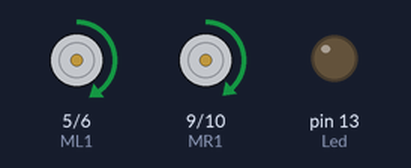
Recording of a sketch running on a simulated Arduino Uno, built with avr-gcc and run on an emulated ATmega328P. Shown: motor-driver pin pairs drawn as motors (green arrow = first pin HIGH = forward, orange = second pin HIGH = backward, longer = more drive), output pins drawn as LEDs (lit = HIGH).

Above: at 0.1 s.
At 5.4 s:
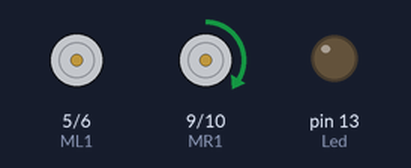
At 18.2 s:
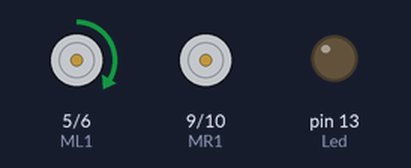
At 39.0 s:
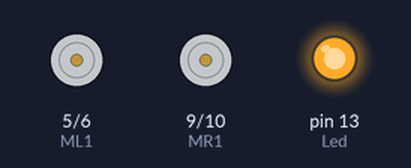
Timing chart, 0 to 40.0 s (numbered marks = the images above):
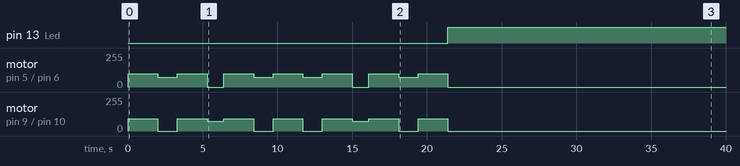

Measured:
- by itself, pin 13 (Led): LOW → HIGH at 21.4 s
- by itself, motor on pin 9 (MR1) / pin 10 (MR2): repeats every 9.7 s: stopped 1.3 s, forward 93/255 2.0 s, forward 75/255 1.1 s, forward 93/255 2.0 s, stopped 1.3 s, forward 93/255 2.0 s, until it stays stopped from 21.4 s
- by itself, motor on pin 5 (ML1) / pin 6 (ML2): repeats every 9.7 s: forward 75/255 1.3 s, forward 100/255 2.0 s, stopped 1.1 s, forward 100/255 2.0 s, forward 75/255 1.3 s, forward 100/255 2.0 s, until it stays stopped from 21.4 s

The sketch:

sketch_Doodle.ino
```cpp
const int ML1 = 5;
const int ML2 = 6;
const int MR1 = 9 ;
const int MR2 = 10 ;

const int Led = 13;

// Range (for v) : 0 to 255
int v = 75;
int vl = 100;
int vr = 93;

int ttl = 1100;
int ttr = 1300;
int st = 2000;

int i = 0;
char path[] = {'S', 'R', 'L', 'R', 'R', 'L', 'R', 'F'};

void setup() {
  // put your setup code here, to run once:
  pinMode(ML1, OUTPUT);
  pinMode(ML2, OUTPUT);
  pinMode(MR1, OUTPUT);
  pinMode(MR2, OUTPUT);
  pinMode(Led, OUTPUT);
}

void loop() {
  // put your main code here, to run repeatedly:
  if (i < sizeof(path)) {
    if (path[i] == 'S') {
      analogWrite(ML1, vl);
      analogWrite(ML2, 0);
      analogWrite(MR1, vr);
      analogWrite(MR2, 0);
      delay(st);
    }
    else if (path[i] == 'R') {
      analogWrite(ML1, v);
      analogWrite(ML2, 0);
      analogWrite(MR1, 0);
      analogWrite(MR2, 0);
      delay(ttr);
      analogWrite(ML1, vl);
      analogWrite(ML2, 0);
      analogWrite(MR1, vr);
      analogWrite(MR2, 0);
      delay(st);
    } else if (path[i] == 'L') {
      analogWrite(ML1, 0);
      analogWrite(ML2, 0);
      analogWrite(MR1, v);
      analogWrite(MR2, 0);
      delay(ttl);
      analogWrite(ML1, vl);
      analogWrite(ML2, 0);
      analogWrite(MR1, vr);
      analogWrite(MR2, 0);
      delay(st);
    } else {
      analogWrite(ML1, 0);
      analogWrite(ML2, 0);
      analogWrite(MR1, 0);
      analogWrite(MR2, 0);
    }
  } else {
    analogWrite(ML1, 0);
    analogWrite(ML2, 0);
    analogWrite(MR1, 0);
    analogWrite(MR2, 0);
    analogWrite(Led, v);
    digitalWrite(Led, HIGH);
    delay(2500);
    digitalWrite(Led, LOW);
  }
  i++;
}
```
